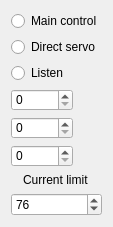
  <widget class="QWidget" name="verticalLayoutWidget_2">
   <property name="geometry">
    <rect>
     <x>900</x>
     <y>20</y>
     <width>84</width>
     <height>201</height>
    </rect>
   </property>
   <layout class="QVBoxLayout" name="verticalLayout_2">
    <item>
     <widget class="QRadioButton" name="radioButton_2">
      <property name="text">
       <string>Main control</string>
      </property>
     </widget>
    </item>
    <item>
     <widget class="QRadioButton" name="HybidradioButton">
      <property name="text">
       <string>Direct servo</string>
      </property>
     </widget>
    </item>
    <item>
     <widget class="QRadioButton" name="radioButton">
      <property name="text">
       <string>Listen</string>
      </property>
     </widget>
    </item>
    <item>
     <widget class="QSpinBox" name="SpeedBox5_2">
      <property name="minimumSize">
       <size>
        <width>42</width>
        <height>22</height>
       </size>
      </property>
      <property name="maximumSize">
       <size>
        <width>62</width>
        <height>22</height>
       </size>
      </property>
      <property name="minimum">
       <number>0</number>
      </property>
      <property name="maximum">
       <number>65535</number>
      </property>
      <property name="value">
       <number>0</number>
      </property>
     </widget>
    </item>
    <item>
     <widget class="QSpinBox" name="SpeedBox5_3">
      <property name="minimumSize">
       <size>
        <width>42</width>
        <height>22</height>
       </size>
      </property>
      <property name="maximumSize">
       <size>
        <width>62</width>
        <height>22</height>
       </size>
      </property>
      <property name="minimum">
       <number>0</number>
      </property>
      <property name="maximum">
       <number>65535</number>
      </property>
      <property name="value">
       <number>0</number>
      </property>
     </widget>
    </item>
    <item>
     <widget class="QSpinBox" name="SpeedBox5_4">
      <property name="minimumSize">
       <size>
        <width>42</width>
        <height>22</height>
       </size>
      </property>
      <property name="maximumSize">
       <size>
        <width>62</width>
        <height>22</height>
       </size>
      </property>
      <property name="minimum">
       <number>0</number>
      </property>
      <property name="maximum">
       <number>255</number>
      </property>
      <property name="value">
       <number>0</number>
      </property>
     </widget>
    </item>
    <item alignment="Qt::AlignHCenter">
     <widget class="QLabel" name="label_7">
      <property name="text">
       <string>Current limit</string>
      </property>
     </widget>
    </item>
    <item>
     <widget class="QSpinBox" name="CurrentLimit">
      <property name="maximum">
       <number>255</number>
      </property>
      <property name="value">
       <number>76</number>
      </property>
     </widget>
    </item>
   </layout>
  </widget>
